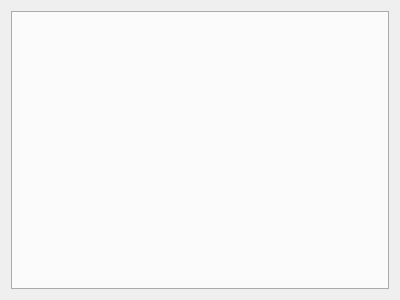
<?xml version="1.0" encoding="UTF-8"?>
<ui version="4.0">
 <class>pluginModelerView</class>
 <widget class="QWidget" name="pluginModelerView">
  <property name="geometry">
   <rect>
    <x>0</x>
    <y>0</y>
    <width>400</width>
    <height>300</height>
   </rect>
  </property>
  <property name="windowTitle">
   <string>Form</string>
  </property>
  <layout class="QVBoxLayout" name="verticalLayout">
   <item>
    <widget class="QTabWidget" name="tabWidget">
     <property name="autoFillBackground">
      <bool>true</bool>
     </property>
     <property name="tabPosition">
      <enum>QTabWidget::South</enum>
     </property>
    </widget>
   </item>
  </layout>
 </widget>
 <resources/>
 <connections/>
</ui>
